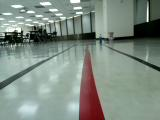
#> input picture find_lane/261_cam-image_array_.jpg, 160 x 120 px
$ jupyter execute --allow-errors lanes.ipynb
#> lines starting #> are read from the running program, lines starting #| are printed output that depends on the picture; after the words box and inside, x2 and y2 are one past the last pixel; in counts of white or black regions, pixels touching at a corner belong together
[cell 1]
import cv2
import numpy as np
import matplotlib.pyplot as plt

[cell 2]
def canny(image):
    gray = cv2.cvtColor(image, cv2.COLOR_RGB2GRAY)
    blur = cv2.GaussianBlur(gray, (5, 5), 0)
    canny = cv2.Canny(blur, 50, 150)
    return canny

[cell 3]
def display_lines(image, lines):
    line_image = np.zeros_like(image)
    if lines is not None:
        for line in lines:
            x1, y1, x2, y2 = line.reshape(4)
            cv2.line(line_image, (x1, y1), (x2, y2), (255, 0, 0), 10)
    return line_image

[cell 4]
def region_of_interest(image):
    height = image.shape[0]
    polygons = np.array([
    [(200, height), (1100, height), (550, 250)]
    ])
    mask = np.zeros_like(image)
    cv2.fillPoly(mask, polygons, 255)
    masked_image = cv2.bitwise_and(image, mask)
    return masked_image

[cell 5]
image = cv2.imread('261_cam-image_array_.jpg')
#> image is the input picture: shape (120, 160, 3); mean B, G, R 130.4, 139.8, 127
image1 = image[:, :, ::-1]
plt.imshow(image1)
plt.show()

[cell 6]
blur = cv2.GaussianBlur(image1, (5, 5), 0)
plt.imshow(blur)
plt.show()

[cell 7]
canny = cv2.Canny(blur, 50, 150)
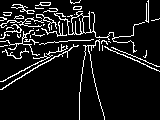
#> canny: shape (120, 160); 9.5% white in thin lines or dots
plt.imshow(canny)
plt.show()

[cell 8]
def contrast_brightness_image(image, a, g):
#> called with a = 1.2, g = 100
    h, w, ch = image.shape#獲取shape的數值，height和width、通道
#> h = 120; w = 160; ch = 3

    #新建全零圖片陣列image1,將height和width，型別設定為原圖片的通道型別(色素全為零，輸出為全黑圖片)
    image1 = np.zeros([h, w, ch], image.dtype)
    dst = cv2.addWeighted(image, a, image1, 1-a, g)#addWeighted函式說明如下
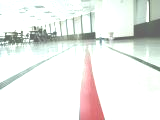
#> dst: shape (120, 160, 3); mean B, G, R 232.6, 235.3, 234.8
    dst = dst[:, :, ::-1]
    plt.imshow(dst)

[cell 9]
contrast_brightness_image(image, 1.2, 100)#第一個1.2為對比度  第二個為亮度數值越大越亮

[cell 10]
def custom_blur_demo(image):
    kernel = np.array([[0, -1, 0], [-1, 5, -1], [0, -1, 0]], np.float32) #锐化
    dst = cv2.filter2D(image, -1, kernel=kernel)
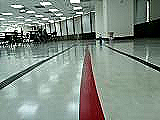
#> dst: shape (120, 160, 3); mean R, G, B 127.6, 139.6, 130.7
    plt.imshow(dst)

[cell 11]
custom_blur_demo(image1)

[cell 12]
image = cv2.imread('test_image.jpg')
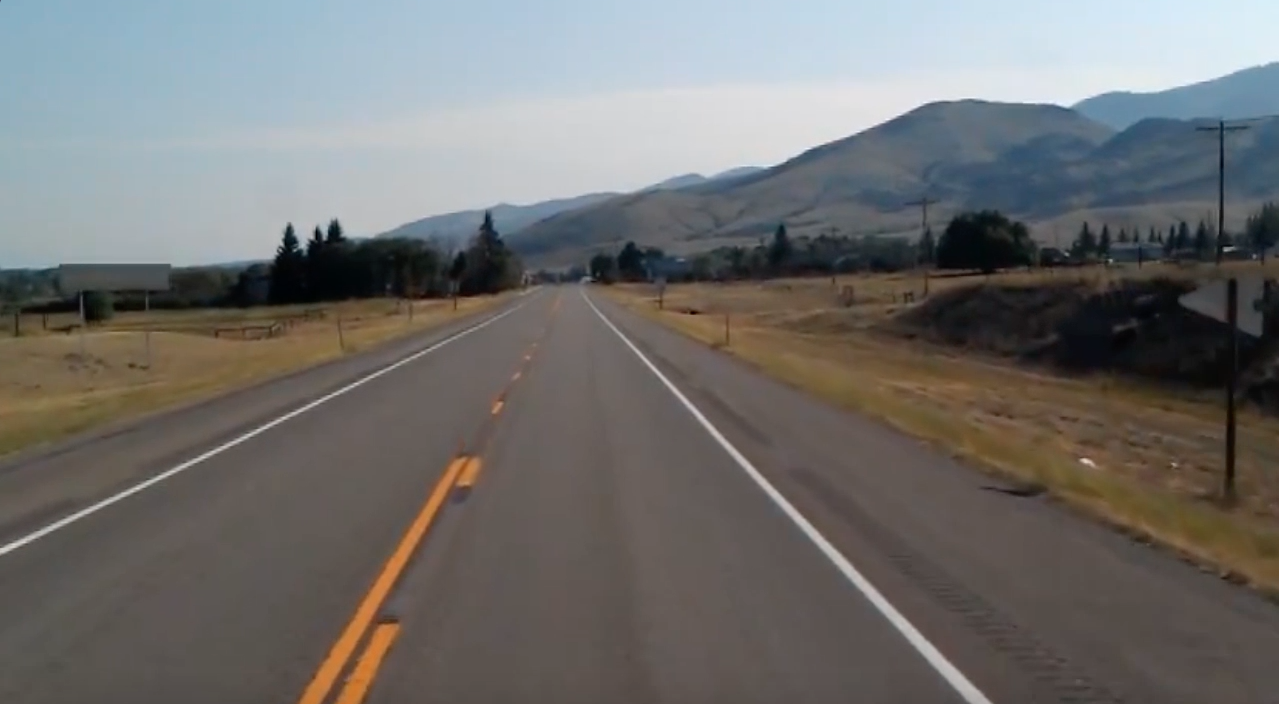
#> input picture find_lane/test_image.jpg, 1279 x 704 px
#> image is the input picture: shape (704, 1279, 3); mean B, G, R 109.7, 111.3, 112.3
lane_image = np.copy(image)
#> (the rest of this cell did not finish here and is left out)

[cell 13]
def canny(image):
    gray = cv2.cvtColor(image, cv2.COLOR_RGB2GRAY)
    blur = cv2.GaussianBlur(gray, (5, 5), 0)
    canny = cv2.Canny(blur, 50, 150)
    return canny

[cell 14]
import cv2
import numpy as np
import matplotlib.pyplot as plt

[cell 15]
def canny(image):
    gray = cv2.cvtColor(image, cv2.COLOR_RGB2GRAY)
    blur = cv2.GaussianBlur(gray, (5, 5), 0)
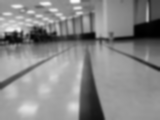
#> blur: shape (120, 160); min 0, max 253, mean 135.6
    canny = cv2.Canny(blur, 50, 150)
#> canny: shape (120, 160); 9.5% white in thin lines or dots
    return canny

[cell 16]
def region_of_interest(image):
    height = image.shape[0]
#> height = 120
    width = image.shape[1]
#> width = 160
    polygons = np.array([
    [(0, 80), (90, height), (width, 60), (90, 35)]
    ])
    mask = np.zeros_like(image)
    cv2.fillPoly(mask, polygons, 255)
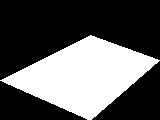
#> mask: shape (120, 160); 35.9% white; 1 white region, box (x1, y1, x2, y2) and area: (0, 35, 160, 120) 6884
    masked_image = cv2.bitwise_and(image, mask)
#> masked_image: shape (120, 160); 2.8% white in thin lines or dots, all inside (x1, y1, x2, y2) = (2, 37, 154, 116)
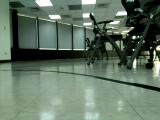
#> input picture find_lane/243_cam-image_array_.jpg, 160 x 120 px
#> further down, image is the input picture: shape (120, 160, 3); mean B, G, R 100, 116, 98.3
    return masked_image

[cell 17]
image = cv2.imread('261_cam-image_array_.jpg')
lane_image = np.copy(image)
canny = canny(lane_image)
cropped_image = region_of_interest(canny)
# cv2.imshow('result', cropped_image)
# cv2.waitKey(0)
plt.imshow(cropped_image)
plt.show()

[cell 18]
def canny(image):
    gray = cv2.cvtColor(image, cv2.COLOR_RGB2GRAY)
    blur = cv2.GaussianBlur(gray, (5, 5), 0)
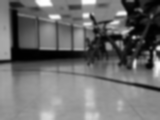
#> blur: shape (120, 160); min 0, max 254, mean 109.2
    canny = cv2.Canny(blur, 50, 150)
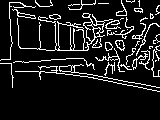
#> canny: shape (120, 160); 11.1% white in thin lines or dots, all inside (x1, y1, x2, y2) = (0, 0, 160, 92)
    return canny

[cell 19]
def region_of_interest(image):
    height = image.shape[0]
#> height = 120
    width = image.shape[1]
#> width = 160
    polygons = np.array([
    [(0, 70), (width, 90), (width, 78), (80, 70)]
    ])
    mask = np.zeros_like(image)
    cv2.fillPoly(mask, polygons, 255)
#> mask: shape (120, 160); 7.5% white; 1 white region, box (x1, y1, x2, y2) and area: (0, 70, 160, 91) 1440
    masked_image = cv2.bitwise_and(image, mask)
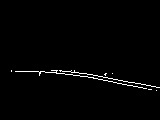
#> masked_image: shape (120, 160); 1.4% white in thin lines or dots, all inside (x1, y1, x2, y2) = (11, 70, 160, 91)
    return masked_image

[cell 20]
image = cv2.imread('243_cam-image_array_.jpg')
lane_image = np.copy(image)
canny = canny(lane_image)
cropped_image = region_of_interest(canny)
# cv2.imshow('result', cropped_image)
# cv2.waitKey(0)
plt.imshow(cropped_image)
plt.show()
